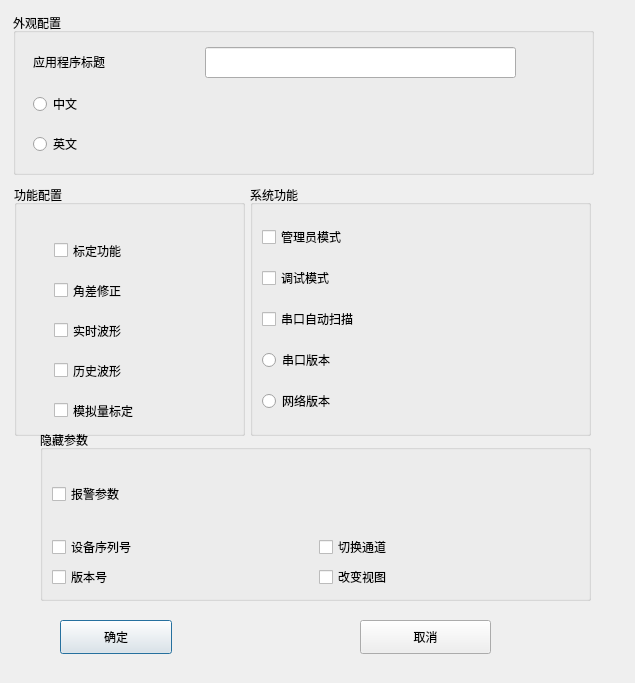
<?xml version="1.0" encoding="UTF-8"?>
<ui version="4.0">
 <class>DialogConfig</class>
 <widget class="QDialog" name="DialogConfig">
  <property name="geometry">
   <rect>
    <x>0</x>
    <y>0</y>
    <width>635</width>
    <height>683</height>
   </rect>
  </property>
  <property name="windowTitle">
   <string>系统配置</string>
  </property>
  <widget class="QGroupBox" name="groupBox">
   <property name="geometry">
    <rect>
     <x>14</x>
     <y>185</y>
     <width>231</width>
     <height>251</height>
    </rect>
   </property>
   <property name="title">
    <string>功能配置</string>
   </property>
   <widget class="QCheckBox" name="chkCalib">
    <property name="geometry">
     <rect>
      <x>40</x>
      <y>50</y>
      <width>161</width>
      <height>31</height>
     </rect>
    </property>
    <property name="text">
     <string>标定功能</string>
    </property>
   </widget>
   <widget class="QCheckBox" name="chkCornFix">
    <property name="geometry">
     <rect>
      <x>40</x>
      <y>90</y>
      <width>161</width>
      <height>31</height>
     </rect>
    </property>
    <property name="text">
     <string>角差修正</string>
    </property>
   </widget>
   <widget class="QCheckBox" name="chkWave">
    <property name="geometry">
     <rect>
      <x>40</x>
      <y>130</y>
      <width>161</width>
      <height>31</height>
     </rect>
    </property>
    <property name="text">
     <string>实时波形</string>
    </property>
   </widget>
   <widget class="QCheckBox" name="chkWaveData">
    <property name="geometry">
     <rect>
      <x>40</x>
      <y>170</y>
      <width>161</width>
      <height>31</height>
     </rect>
    </property>
    <property name="text">
     <string>历史波形</string>
    </property>
   </widget>
   <widget class="QCheckBox" name="chkAnalog">
    <property name="geometry">
     <rect>
      <x>40</x>
      <y>210</y>
      <width>161</width>
      <height>31</height>
     </rect>
    </property>
    <property name="text">
     <string>模拟量标定</string>
    </property>
   </widget>
  </widget>
  <widget class="QGroupBox" name="groupBox_2">
   <property name="geometry">
    <rect>
     <x>13</x>
     <y>13</y>
     <width>581</width>
     <height>162</height>
    </rect>
   </property>
   <property name="title">
    <string>外观配置</string>
   </property>
   <widget class="QLabel" name="label">
    <property name="geometry">
     <rect>
      <x>20</x>
      <y>40</y>
      <width>171</width>
      <height>18</height>
     </rect>
    </property>
    <property name="text">
     <string>应用程序标题</string>
    </property>
   </widget>
   <widget class="QLineEdit" name="edtTitle">
    <property name="geometry">
     <rect>
      <x>192</x>
      <y>34</y>
      <width>311</width>
      <height>31</height>
     </rect>
    </property>
    <property name="font">
     <font>
      <family>微软雅黑</family>
      <pointsize>12</pointsize>
     </font>
    </property>
   </widget>
   <widget class="QRadioButton" name="rbZh">
    <property name="geometry">
     <rect>
      <x>20</x>
      <y>80</y>
      <width>132</width>
      <height>22</height>
     </rect>
    </property>
    <property name="text">
     <string>中文</string>
    </property>
   </widget>
   <widget class="QRadioButton" name="rbEn">
    <property name="geometry">
     <rect>
      <x>20</x>
      <y>120</y>
      <width>132</width>
      <height>22</height>
     </rect>
    </property>
    <property name="text">
     <string>英文</string>
    </property>
   </widget>
  </widget>
  <widget class="QGroupBox" name="groupBox_3">
   <property name="geometry">
    <rect>
     <x>250</x>
     <y>185</y>
     <width>341</width>
     <height>251</height>
    </rect>
   </property>
   <property name="title">
    <string>系统功能</string>
   </property>
   <layout class="QVBoxLayout" name="verticalLayout">
    <item>
     <widget class="QCheckBox" name="chkAdmin">
      <property name="text">
       <string>管理员模式</string>
      </property>
     </widget>
    </item>
    <item>
     <widget class="QCheckBox" name="chkDebug">
      <property name="text">
       <string>调试模式</string>
      </property>
     </widget>
    </item>
    <item>
     <widget class="QCheckBox" name="chkUartAuto">
      <property name="text">
       <string>串口自动扫描</string>
      </property>
     </widget>
    </item>
    <item>
     <widget class="QRadioButton" name="rbUart">
      <property name="text">
       <string>串口版本</string>
      </property>
     </widget>
    </item>
    <item>
     <widget class="QRadioButton" name="rbNet">
      <property name="text">
       <string>网络版本</string>
      </property>
     </widget>
    </item>
   </layout>
  </widget>
  <widget class="QPushButton" name="btnOk">
   <property name="geometry">
    <rect>
     <x>60</x>
     <y>620</y>
     <width>112</width>
     <height>34</height>
    </rect>
   </property>
   <property name="text">
    <string>确定</string>
   </property>
  </widget>
  <widget class="QPushButton" name="btnCancel">
   <property name="geometry">
    <rect>
     <x>360</x>
     <y>620</y>
     <width>131</width>
     <height>34</height>
    </rect>
   </property>
   <property name="text">
    <string>取消</string>
   </property>
  </widget>
  <widget class="QGroupBox" name="groupBox_4">
   <property name="geometry">
    <rect>
     <x>40</x>
     <y>430</y>
     <width>551</width>
     <height>171</height>
    </rect>
   </property>
   <property name="title">
    <string>隐藏参数</string>
   </property>
   <layout class="QGridLayout" name="gridLayout">
    <item row="7" column="0">
     <widget class="QCheckBox" name="chkCalib_5">
      <property name="text">
       <string>版本号</string>
      </property>
     </widget>
    </item>
    <item row="5" column="0">
     <widget class="QCheckBox" name="chkCalib_3">
      <property name="text">
       <string>设备序列号</string>
      </property>
     </widget>
    </item>
    <item row="0" column="0" rowspan="3" colspan="2">
     <widget class="QCheckBox" name="chkCalib_2">
      <property name="text">
       <string>报警参数</string>
      </property>
     </widget>
    </item>
    <item row="5" column="1">
     <widget class="QCheckBox" name="chkCalib_4">
      <property name="text">
       <string>切换通道</string>
      </property>
     </widget>
    </item>
    <item row="7" column="1">
     <widget class="QCheckBox" name="chkCalib_6">
      <property name="text">
       <string>改变视图</string>
      </property>
     </widget>
    </item>
   </layout>
  </widget>
 </widget>
 <resources/>
 <connections/>
</ui>
